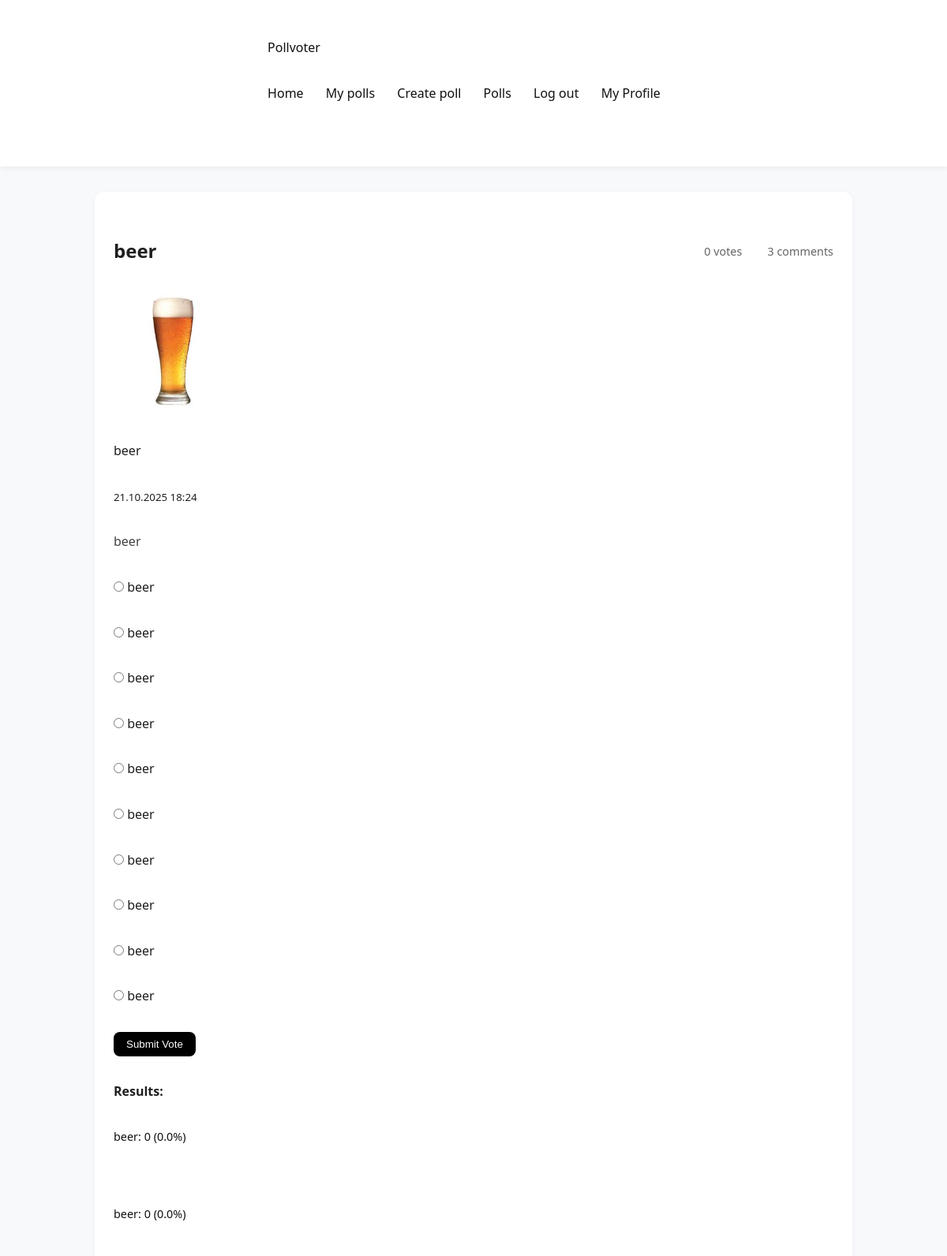
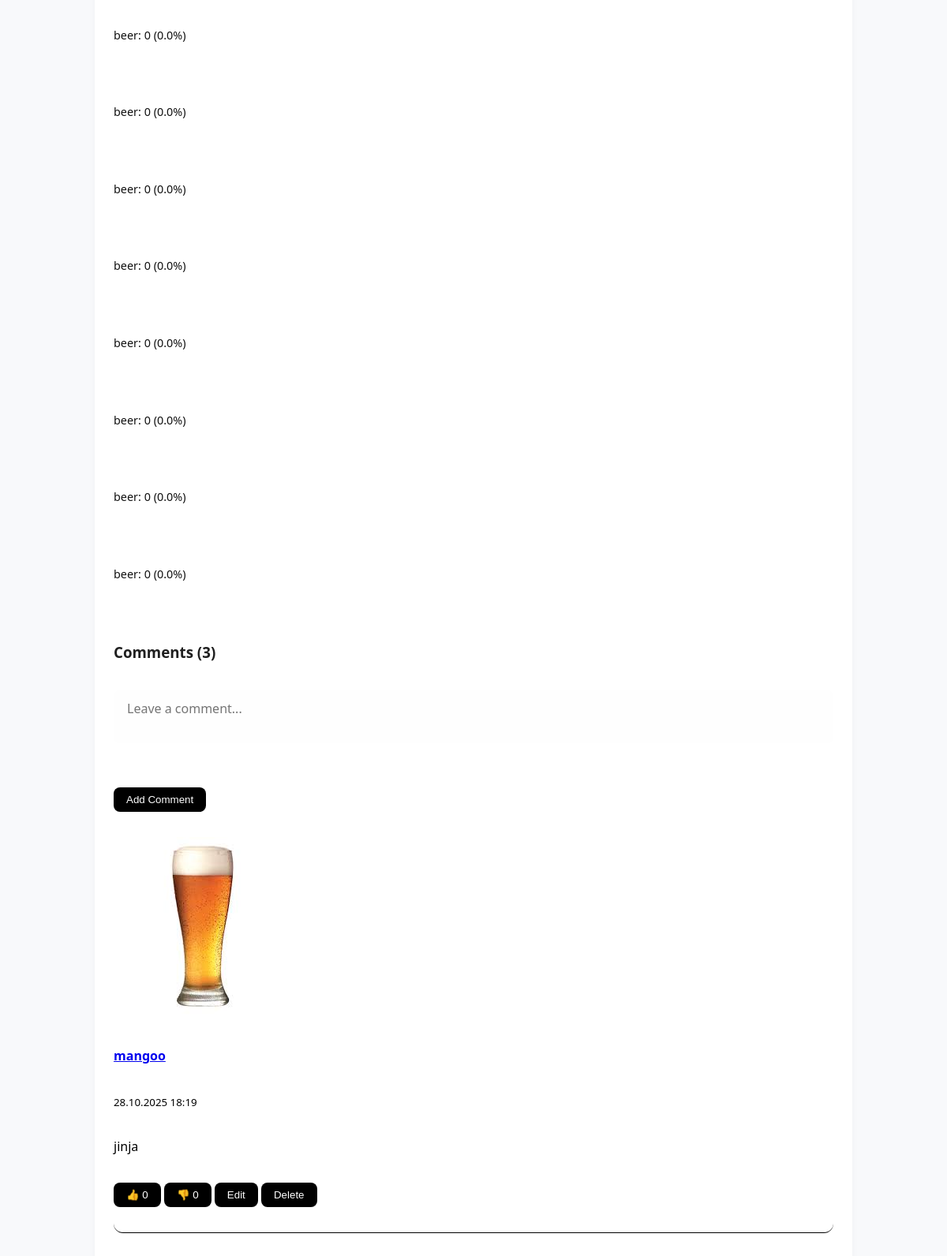
Page /poll/3 (signed in, upper part) on the committed database (2 pictures, top to bottom).
### app/models.py (models this page shows, shortened)
class Poll(db.Model):
    __tablename__ = "poll"
    id = Column(Integer, primary_key=True)
    title = Column(Text, nullable=False)
    description = Column(Text)
    created_at = Column(DateTime, default=datetime.now)
    user_id = Column(Integer, ForeignKey("user.id"), nullable=False)
    author = relationship("User", back_populates="polls")
    comments = relationship("Comment", back_populates="poll", cascade="all, delete-orphan")
    options = relationship("PollOption", back_populates="poll", cascade="all, delete-orphan")
    votes = relationship("Vote", back_populates="poll", cascade="all, delete-orphan")
    def getvotecount(self):
        return len(self.votes)

class User(UserMixin, db.Model):
    __tablename__ = "user"
    id = Column(Integer, primary_key=True)
    username = Column(Text, unique=True, nullable = False)
    created_at = Column(DateTime, default=datetime.now)
    full_name = Column(Text)
    bio = Column(Text)
    pfp = Column(Text)
    password_hash = Column(Text)
    polls = relationship("Poll", back_populates="author")
    votes = relationship("Vote", back_populates="user")
    comments = relationship("Comment", back_populates="author")
    def getpfp(self):
        if self.pfp:
            return f"/static/uploads/pfp/{self.pfp}"
        else:
            return f"/static/uploads/pfp/default.jpg"
    blocked = relationship(
        "User", secondary=blocklist,
        primaryjoin=(blocklist.c.blocker_id == id),
        secondaryjoin=(blocklist.c.blocked_id == id),
        backref=db.backref("blocked_by", lazy="dynamic"),
        lazy="dynamic"
    )

class PollOption(db.Model):
    __tablename__ = "poll_option"
    id = Column(Integer, primary_key=True)
    text = Column(Text, nullable=False)
    poll_id = Column(Integer, ForeignKey("poll.id"), nullable=False)
    poll = relationship("Poll", back_populates="options")
    votes = relationship("Vote", back_populates="option", cascade="all, delete-orphan")

class Comment(db.Model):
    __tablename__ = "comment"
    id = Column(Integer, primary_key=True)
    content = Column(Text, nullable=False)
    created_at = Column(DateTime, default=datetime.now)
    reactions = relationship("CommentReaction", back_populates="comment", cascade="all, delete-orphan")
    user_id = Column(Integer, ForeignKey("user.id"), nullable=False)
    poll_id = Column(Integer, ForeignKey("poll.id"), nullable=False)
    author = relationship("User", back_populates="comments")
    poll = relationship("Poll", back_populates="comments")
    def get_likes_count(self):
        return CommentReaction.query.filter_by(comment_id = self.id, reaction_type = "like").count()
    def get_dislikes_count(self):
        return CommentReaction.query.filter_by(comment_id = self.id, reaction_type = "dislike").count()

### app/routes.py (the view)
@polls.route("/poll/<int:poll_id>")
@login_required
def poll_detail(poll_id):
    poll = Poll.query.get_or_404(poll_id)
    user_vote = Vote.query.filter_by(user_id = current_user.id, poll_id = poll_id).first()
    return render_template("poll_detail.html", poll = poll, user_vote = user_vote)

### app/__init__.py (called while the page is built)
def create_app():
    app = Flask(__name__)
    app.config['SECRET_KEY'] = 'your_secret_key'
    app.config['SQLALCHEMY_DATABASE_URI'] = 'sqlite:///pollvoter.db'
    app.config['SQLALCHEMY_TRACK_MODIFICATIONS'] = False
    app.config["UPLOAD_FOLDER"] = "static/uploads"
    app.config["PFP_FOLDER"] =  "app/static/uploads/pfp"
    db.init_app(app)
    login_manager.init_app(app)
    migrate.init_app(app, db)
    app.register_blueprint(auth)
    app.register_blueprint(main)
    app.register_blueprint(polls)
    @login_manager.user_loader
    def load_user(userid):
        return User.query.get(int(userid))
    return app

### app/templates/poll_detail.html (shortened to what this page needs)
{% extends "base.html" %}
{% block content %}
<div class="poll-detail">
    <div class="poll-card">
        <div class="poll-header">
            <h2>{{ poll.title }}</h2>
            <span class="poll-stats">
                 {{ poll.getvotecount() }} votes
                 {{ poll.comments|length }} comments
            </span>
        </div>
        <div class="poll-author">
            <div class="user-avatar"><img src="{{ current_user.getpfp() }}" alt="Profile Picture" width="150" height="150"></div>
            <div>
                <div class="author-name">{{ poll.author.full_name if poll.author.full_name else poll.author.username  }}</div>
                <small class="poll-date">{{ poll.created_at.strftime('%d.%m.%Y  %H:%M') }}</small>
            </div>
        </div>
        {% if poll.description %}
        <p class="poll-description">{{ poll.description }}</p>
        {% endif %}
        {% if user_vote %}
            <div class="voted-message">
                <p>You have already voted. Your choice was: <strong>{{ user_vote.option.text }}</strong></p>
            </div>
        {% else %}
            <form method="POST" action="{{ url_for('polls.vote', poll_id=poll.id) }}" class="vote-form">
                <div class="vote-options">
                    {% for option in poll.options %}
                    <div class="form-check">
                        <input class="form-check-input" type="radio" name="option_id" id="option{{ option.id }}" value="{{ option.id }}" required>
                        <label class="form-check-label" for="option{{ option.id }}">
                            {{ option.text }}
                        </label>
                    </div>
                    {% endfor %}
                </div>
                <button type="submit" class="btn btn-primary mt-3">Submit Vote</button>
            </form>
        {% endif %}
        <div class="vote-results">
            <h4>Results:</h4>
            {% set total_votes = poll.getvotecount() %}
            {% for option in poll.options %}
                {% set vote_count = option.votes|length %}
                {% set percentage = (vote_count / total_votes * 100) if total_votes > 0 else 0 %}
                <div class="vote-option">
                    <span>{{ option.text }}: {{ vote_count }} ({{ "%.1f"|format(percentage) }}%)</span>
                    <div class="progress-bar">
                    </div>
                </div>
            {% endfor %}
        </div>
    <div class="comments-section">
        <h3>Comments ({{ poll.comments|length }})</h3>
        <form method="POST" action="{{ url_for('polls.add_comment', poll_id=poll.id) }}" class="comment-form">
            <div class="form-group">
                <textarea name="content" placeholder="Leave a comment..." required></textarea>
            </div>
            <button type="submit" class="btn btn-primary">Add Comment</button>
        </form>
<div class="comments-list">
    {% for comment in poll.comments|sort(attribute='created_at', reverse=true) %}
    {% if comment.author == current_user or (not current_user.is_blocking(comment.author) and not comment.author.is_blocking(current_user)) %}
    <div class="comment">
        <div class="comment-header">
            <div class="comment-author">
                <div class="user-avatar small"><img src="{{ comment.author.getpfp() }}" alt="PFP"></div>
                <strong><a href="{{ url_for('main.user_profile', username=comment.author.username) }}">{{ comment.author.username }}</a></strong>
            </div>
            <small class="comment-date">{{ comment.created_at.strftime('%d.%m.%Y %H:%M') }}</small>
        </div>
        <div id="comment-view-{{ comment.id }}">
            <div class="comment-content">
                {{ comment.content }}
            </div>
        </div>
        <div class="comment-actions">
            <form method="POST" action="{{ url_for('polls.react_comment', comment_id=comment.id) }}" style="display: inline;">
                <button type="submit" name="reaction" value="like" class="btn btn-sm btn-light">👍 {{ comment.get_likes_count() }}</button>
                <button type="submit" name="reaction" value="dislike" class="btn btn-sm btn-light">👎 {{ comment.get_dislikes_count() }}</button>
            </form>
            {% if comment.author == current_user %}
                <button class="btn btn-sm btn-secondary" onclick="toggleEdit({{ comment.id }})">Edit</button>
                <form method="POST" action="{{ url_for('polls.delete_comment', comment_id=comment.id) }}" style="display: inline;" onsubmit="return confirm('Are you sure you want to delete this comment?');">
                    <button type="submit" class="btn btn-sm btn-danger">Delete</button>
                </form>
            {% endif %}
        </div>
    </div> {% endif %} {% else %}
    <p class="no-comments">Still no comments. Be the first!</p>
    {% endfor %}
</div>
    </div>
</div>
{% endblock %}

### app/static/styles.css (style rules this page uses)
* { box-sizing: border-box; margin: 0; padding: 0; }
body { font-family: 'Segoe UI', Tahoma, Geneva, Verdana, sans-serif; background-color: #f8f9fb; color: #1f1f1f; line-height: 1.6; }
div:not(nav):not(footer) { max-width: 960px; margin: 2rem auto; padding: 1.5rem; background-color: #ffffff; box-shadow: 0 4px 12px rgba(0, 0, 0, 0.05); border-radius: 12px; }
.btn { display: inline-block; padding: 0.5rem 1rem; background-color: #000; color: #fff; border: none; border-radius: 8px; text-decoration: none; font-weight: 500; transition: background-color 0.2s ease-in-out; }
.poll-card { background-color: #fafafa; border-radius: 12px; box-shadow: 0 2px 6px rgba(0, 0, 0, 0.04); padding: 1.5rem; margin-bottom: 1.5rem; transition: transform 0.2s ease-in-out; }
.poll-header { display: flex; justify-content: space-between; align-items: center; margin-bottom: 0.75rem; }
.poll-stats { font-size: 0.9rem; color: #666; display: flex; gap: 1rem; align-items: center; }
.poll-description { margin-bottom: 1rem; color: #444; }
.vote-option span { font-size: 0.9rem; font-weight: 500; color: #111; margin-bottom: 0.25rem; }
.progress-bar { height: 8px; background-color: #e0e0e0; border-radius: 6px; overflow: hidden; }
.poll-card { background-color: #ffffff; border-radius: 12px; box-shadow: 0 2px 8px rgba(0, 0, 0, 0.04); padding: 1.5rem; margin-bottom: 2rem; }
div:not(nav):not(footer):not(.poll-card):not(.vote-preview):not(.polls-header):not(.pagination) { background-color: transparent; box-shadow: none; padding: 0; }
form { margin-top: 1.5rem; }
input[type="text"], input[type="email"], input[type="password"], textarea, select { font-family: 'Segoe UI', Tahoma, Geneva, Verdana, sans-serif; font-size: 1rem; width: 100%; resize: none; padding: 0.7rem 1rem; margin-bottom: 1rem; border: 1px solid #ffffff; border-radius: 8px; background-color: #fefefe; font-size: 1rem; transition: border-color 0.2s ease-in-out, box-shadow 0.2s ease-in-out; }
.comment { padding: 1rem; border-bottom: 1px solid #000000; color: #000000; }

### rows in the picture
Poll: title "beer", created_at "21.10.2025 18:24", description "beer"
User: getpfp (picture), author "beer"
PollOption: text "beer", vote_count "0", percentage "0.0"
PollOption: text "beer", vote_count "0", percentage "0.0"
PollOption: text "beer", vote_count "0", percentage "0.0"
PollOption: text "beer", vote_count "0", percentage "0.0"
PollOption: text "beer", vote_count "0", percentage "0.0"
PollOption: text "beer", vote_count "0", percentage "0.0"
PollOption: text "beer", vote_count "0", percentage "0.0"
PollOption: text "beer", vote_count "0", percentage "0.0"
PollOption: text "beer", vote_count "0", percentage "0.0"
PollOption: text "beer", vote_count "0", percentage "0.0"
Comment: author.getpfp (picture), author.username "mangoo", created_at "28.10.2025 18:19", content "jinja", get_likes_count "0", get_dislikes_count "0"

### other values in the picture
{{ poll.getvotecount() }} "0"
{{ poll.comments|length }} "3"
